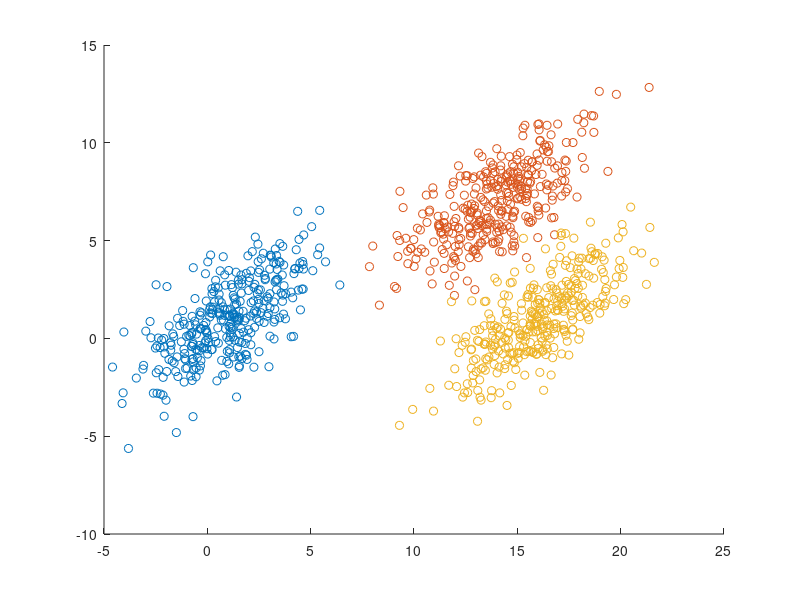

Reproduce this figure in MATLAB. (Note: this script raises an error after producing the figure.)
% 111061702 ex1_2
%% Generate Data
randn('seed', 0);
m1 = [1 1]';
m2 = [14 7]';
m3 = [16 1]';
Sigma = [5 3; 3 4];
R1 = mvnrnd(m1, Sigma, 334);
R2 = mvnrnd(m2, Sigma, 333);
R3 = mvnrnd(m3, Sigma, 333);
X2 = [R1; R2; R3];

% Ground Truth
Gt = zeros(1000, 1);
Gt(1:334) = 1;
Gt(335:667) = 2;
Gt(668:1000) = 3;

% Plot Data
figure;
hold on;
scatter(R1(:, 1), R1(:, 2), 'r+');
scatter(R2(:, 1), R2(:, 2), 'g+');
scatter(R3(:, 1), R3(:, 2), 'b+');
hold off;

%% Bayesian Case4
Pred_B = zeros(1000, 1);
for i = 1:1000
    x = X2(i, :)';
    Dis_1 = x' * ((-1/2) * inv(Sigma)) * x + (inv(Sigma) * m1)' *  x + (-1/2) * m1' * inv(Sigma) * m1 - 1/2 * log(det(Sigma)) + log(333/1000);
    Dis_2 = x' * ((-1/2) * inv(Sigma)) * x + (inv(Sigma) * m2)' *  x + (-1/2) * m2' * inv(Sigma) * m2 - 1/2 * log(det(Sigma)) + log(333/1000);
    Dis_3 = x' * ((-1/2) * inv(Sigma)) * x + (inv(Sigma) * m3)' *  x + (-1/2) * m3' * inv(Sigma) * m3 - 1/2 * log(det(Sigma)) + log(334/1000);
    [val, idx] = max([Dis_1, Dis_2, Dis_3]);
    Pred_B(i) = idx;
end

% Error Rate
Err_B = error(Pred_B, Gt, 1000);
fprintf('X2: Error Rate of Bayesian = %f\n', Err_B);

%% Euclidean Case1
Pred_E = zeros(1000, 1);
for i = 1:1000
    x = X2(i, :)';
    Dis_1 = sum((x - m1).^2);
    Dis_2 = sum((x - m2).^2);
    Dis_3 = sum((x - m3).^2);
    [val, idx] = min([Dis_1, Dis_2, Dis_3]);
    Pred_E(i) = idx;
end

% Error Rate
Err_E = error(Pred_E, Gt, 1000);
fprintf('X2: Error Rate of Euclidean = %f\n', Err_E);

%% Mahalanobis Case3
Pred_M = zeros(1000, 1);
for i = 1:1000
    x = X2(i, :)';
    Dis_1 = (-1/2) * ((x - m1)' * inv(Sigma) * (x -m1));
    Dis_2 = (-1/2) * ((x - m2)' * inv(Sigma) * (x -m2));
    Dis_3 = (-1/2) * ((x - m3)' * inv(Sigma) * (x -m3));
    [val, idx] = max([Dis_1, Dis_2, Dis_3]);
    Pred_M(i) = idx;
end

% Error Rate
Err_M = error(Pred_M, Gt, 1000);
fprintf('X2: Error Rate of Mahalanobis = %f\n', Err_M);

%% Function
function Err = error(pred, gt, N)
    count = 0;
    for i = 1:1000
        if gt(i) ~= pred(i)
            count = count + 1;
        end
    end
    Err = count / N;
end

